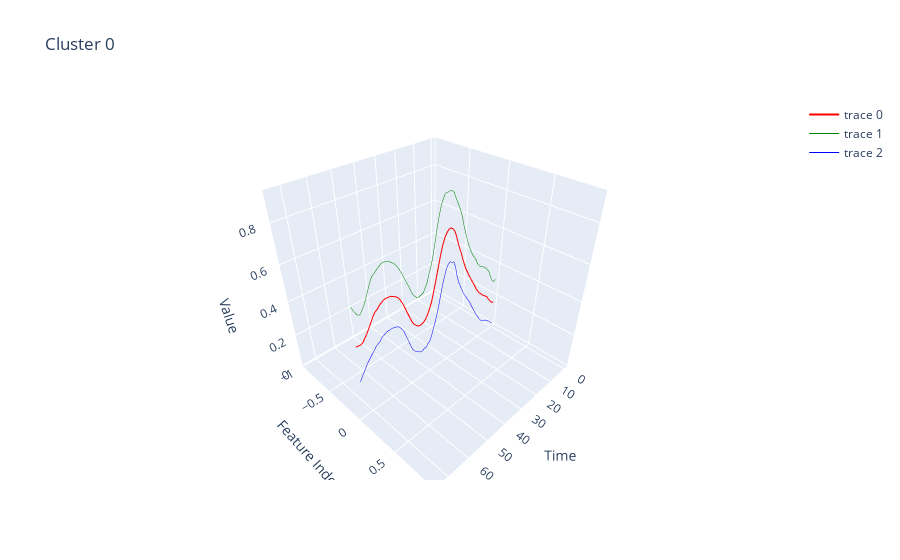
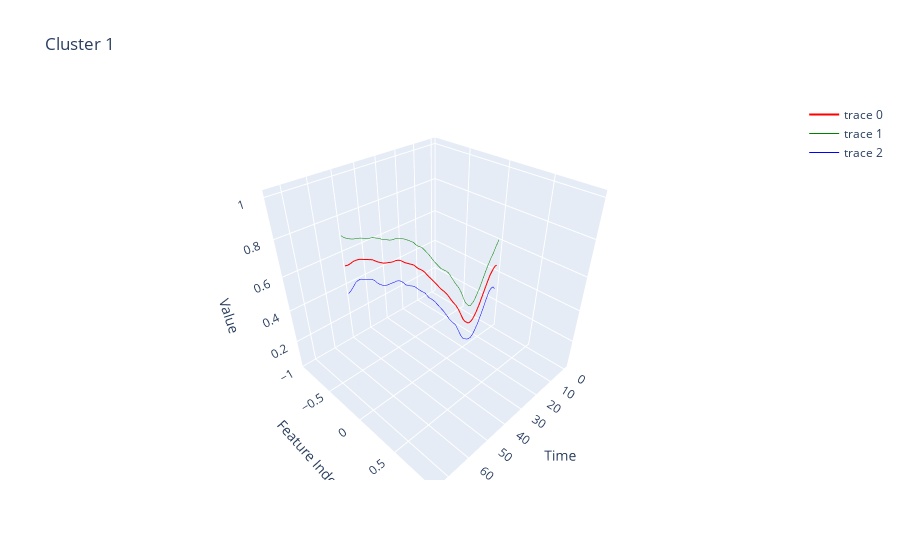
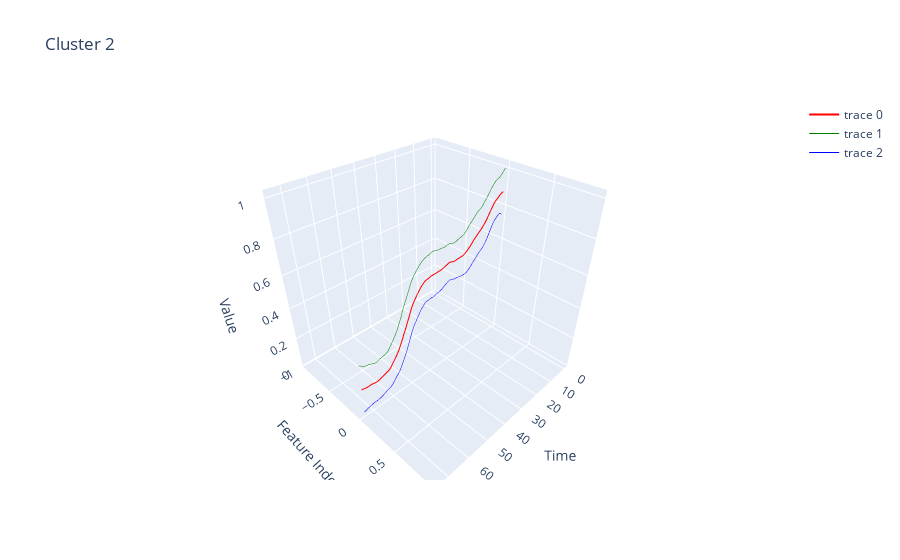
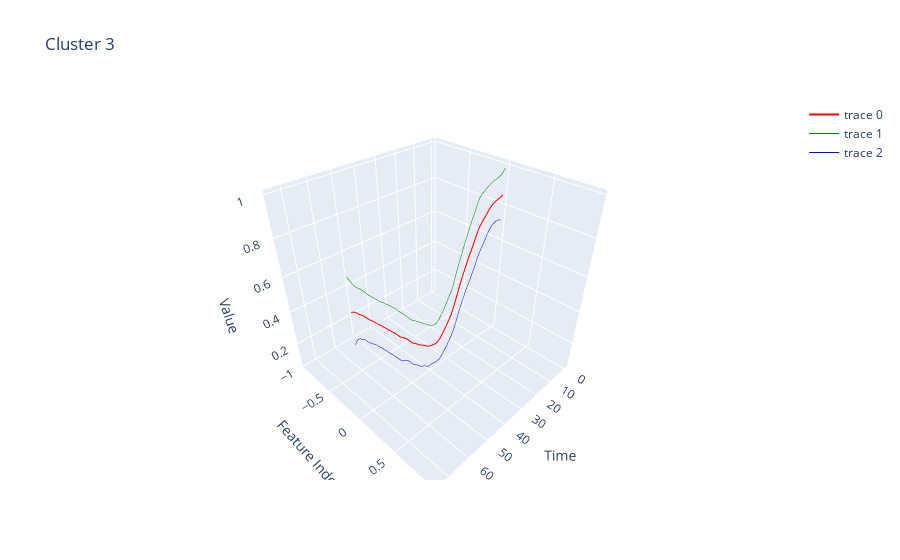

Notebook code cell kept with these figures, in order:
### Code cell
reload(utils)
utils.visualizeData(labels_adj,X_train_adj)
